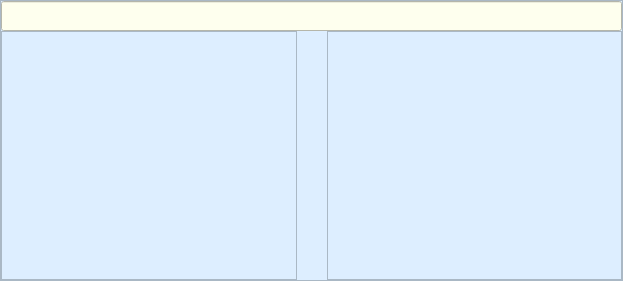
<?xml version="1.0" encoding="UTF-8"?>
<ui version="4.0">
 <class>ExplorerTxEntry</class>
 <widget class="QFrame" name="ExplorerTxEntry">
  <property name="geometry">
   <rect>
    <x>0</x>
    <y>0</y>
    <width>623</width>
    <height>281</height>
   </rect>
  </property>
  <property name="sizePolicy">
   <sizepolicy hsizetype="Preferred" vsizetype="MinimumExpanding">
    <horstretch>0</horstretch>
    <verstretch>0</verstretch>
   </sizepolicy>
  </property>
  <property name="minimumSize">
   <size>
    <width>0</width>
    <height>150</height>
   </size>
  </property>
  <property name="windowTitle">
   <string>Frame</string>
  </property>
  <property name="styleSheet">
   <string notr="true">background-color: rgb(221, 238, 255);</string>
  </property>
  <property name="frameShape">
   <enum>QFrame::StyledPanel</enum>
  </property>
  <property name="frameShadow">
   <enum>QFrame::Raised</enum>
  </property>
  <layout class="QVBoxLayout" name="verticalLayout_2">
   <property name="spacing">
    <number>0</number>
   </property>
   <property name="leftMargin">
    <number>0</number>
   </property>
   <property name="topMargin">
    <number>0</number>
   </property>
   <property name="rightMargin">
    <number>0</number>
   </property>
   <property name="bottomMargin">
    <number>0</number>
   </property>
   <item>
    <widget class="QLineEdit" name="lineEdit_blockhash">
     <property name="sizePolicy">
      <sizepolicy hsizetype="Expanding" vsizetype="Preferred">
       <horstretch>0</horstretch>
       <verstretch>0</verstretch>
      </sizepolicy>
     </property>
     <property name="minimumSize">
      <size>
       <width>0</width>
       <height>30</height>
      </size>
     </property>
     <property name="styleSheet">
      <string notr="true">background-color: rgb(254, 255, 238);</string>
     </property>
     <property name="readOnly">
      <bool>true</bool>
     </property>
    </widget>
   </item>
   <item>
    <layout class="QHBoxLayout" name="horizontalLayout">
     <item>
      <widget class="QListView" name="listView_inouts">
       <property name="sizePolicy">
        <sizepolicy hsizetype="Expanding" vsizetype="Expanding">
         <horstretch>0</horstretch>
         <verstretch>0</verstretch>
        </sizepolicy>
       </property>
       <property name="textElideMode">
        <enum>Qt::ElideMiddle</enum>
       </property>
       <property name="resizeMode">
        <enum>QListView::Adjust</enum>
       </property>
      </widget>
     </item>
     <item>
      <layout class="QVBoxLayout" name="verticalLayout">
       <item>
        <spacer name="verticalSpacer">
         <property name="orientation">
          <enum>Qt::Vertical</enum>
         </property>
         <property name="sizeHint" stdset="0">
          <size>
           <width>20</width>
           <height>40</height>
          </size>
         </property>
        </spacer>
       </item>
       <item>
        <widget class="QLabel" name="label">
         <property name="minimumSize">
          <size>
           <width>30</width>
           <height>30</height>
          </size>
         </property>
         <property name="styleSheet">
          <string notr="true">border-image: url(:/icons/send);</string>
         </property>
         <property name="text">
          <string/>
         </property>
        </widget>
       </item>
       <item>
        <spacer name="verticalSpacer_2">
         <property name="orientation">
          <enum>Qt::Vertical</enum>
         </property>
         <property name="sizeHint" stdset="0">
          <size>
           <width>20</width>
           <height>40</height>
          </size>
         </property>
        </spacer>
       </item>
      </layout>
     </item>
     <item>
      <widget class="QListView" name="listView_outputs">
       <property name="sizePolicy">
        <sizepolicy hsizetype="Expanding" vsizetype="MinimumExpanding">
         <horstretch>0</horstretch>
         <verstretch>0</verstretch>
        </sizepolicy>
       </property>
       <property name="resizeMode">
        <enum>QListView::Adjust</enum>
       </property>
      </widget>
     </item>
    </layout>
   </item>
  </layout>
 </widget>
 <resources/>
 <connections/>
</ui>
